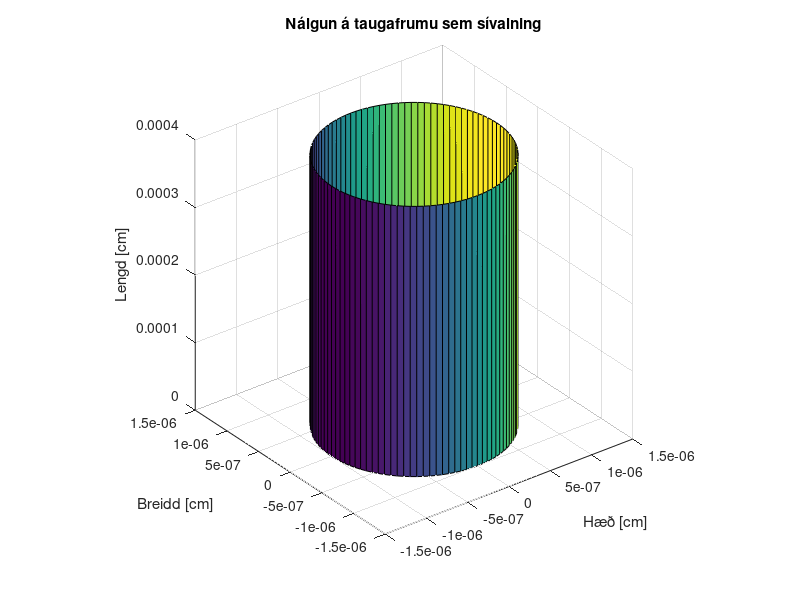

This figure's MATLAB source: (Note: this script raises an error after producing the figure.)
close all
d = 0.0002*10^(-2); % [m] 0.0002 cm
L = 0.04*10^(-2); % [m] 0.04cm

% Teikna upp nálgun á taugafrumu
r = d/2;
[X, Y, Z] = cylinder(r,100);
Z = Z*L;
C = X;
surf(X,Y,Z,C);
title("Nálgun á taugafrumu sem sívalning");
xlabel("Hæð [cm]");
ylabel("Breidd [cm]");
zlabel("Lengd [cm]");
h = get(gca,'DataAspectRatio');
set(gca,'DataAspectRatio',[1 1 h(3)]);

exportgraphics(gcf,"Myndir/taugafruma_nalgun1.pdf")

% Nálgun 2 - Sigmoid
x = 0:L/4:L;        % [m]
a = 4.9466*10^(-6);  % [m] Tekið úr D6_VO.m
b = 5.7309*10^(-5);  % [m] Tekið úr D6_VO.m
d = sigmoid(x, L, a, b);
r = d/2;

figure(2);
[X, Y, Z] = cylinder(r,100);
Z = Z*L;
C = X;
surf(X,Y,Z,C);
title("Nálgun á taugafrumu með sigmoid þrepafalli");
xlabel("Hæð [cm]");
ylabel("Breidd [cm]");
zlabel("Lengd [cm]");
h = get(gca,'DataAspectRatio');
set(gca,'DataAspectRatio',[1 1 h(3)]);

exportgraphics(gcf,"Myndir/taugafruma_nalgun2.pdf")

